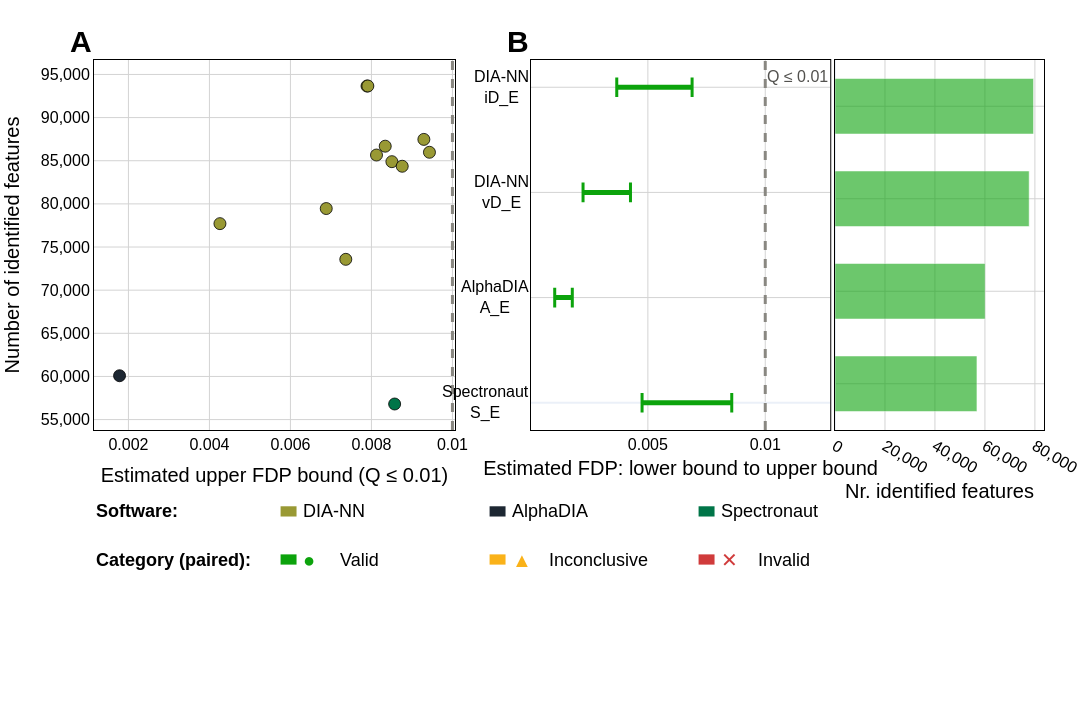

Notebook source saved alongside this figure:
### Code cell
# ---- Global layout, save, show ----
# Height scales with the number of forest rows -- now every datapoint gets its own row (no more
# collapsing to one row per tool), so this can be much taller than a fixed size would allow for.
_n_forest_rows = len(_fig_forest.layout.yaxis.tickvals)
_fig_height = max(680, 50 * _n_forest_rows + 510)

combined_fig.update_layout(
    **_BASE_LAYOUT,
    template="plotly_white",
    width=1500,
    height=_fig_height,
    showlegend=False,
    margin=dict(l=90, r=40, t=60, b=280),
)

_save_figure(combined_fig, "entrapment_combined_threshold")
combined_fig.show()

### Figure 1 — Plotly figure (JSON) as saved in the notebook; plotly's stock layout.template omitted (floating-point values rounded to 4 significant figures)
{"data": [{"hovertemplate": "AlphaDIA (valid)<br>x: %{x:.4f}<br>y: %{y:,}<extra></extra>", "legendgroup": "AlphaDIA", "marker": {"color": "#1D2732", "line": {"color": "black", "width": 0.8}, "size": 12, "symbol": "circle"}, "mode": "markers", "name": "AlphaDIA", "showlegend": false, "type": "scatter", "x": [0.001781], "xaxis": "x", "y": [60084], "yaxis": "y"}, {"hovertemplate": "DIA-NN (valid)<br>x: %{x:.4f}<br>y: %{y:,}<extra></extra>", "legendgroup": "DIA-NN", "marker": {"color": "#999934", "line": {"color": "black", "width": 0.8}, "size": 12, "symbol": "circle"}, "mode": "markers", "name": "DIA-NN", "showlegend": false, "type": "scatter", "x": [0.004259, 0.009294, 0.007367, 0.009432, 0.008505, 0.008341, 0.008125, 0.00876, 0.006884, 0.007891, 0.007912], "xaxis": "x", "y": [77710, 87473, 73573, 85980, 84893, 86685, 85661, 84360, 79458, 93656, 93661], "yaxis": "y"}, {"hovertemplate": "Spectronaut (valid)<br>x: %{x:.4f}<br>y: %{y:,}<extra></extra>", "legendgroup": "Spectronaut", "marker": {"color": "#007548", "line": {"color": "black", "width": 0.8}, "size": 12, "symbol": "circle"}, "mode": "markers", "name": "Spectronaut", "showlegend": false, "type": "scatter", "x": [0.008573], "xaxis": "x", "y": [56807], "yaxis": "y"}, {"legend": "legend2", "marker": {"color": "#444444", "line": {"color": "black", "width": 0.8}, "size": 12, "symbol": "circle"}, "mode": "markers", "name": "Valid", "showlegend": false, "type": "scatter", "x": [null], "xaxis": "x", "y": [null], "yaxis": "y"}, {"legend": "legend2", "marker": {"color": "#444444", "line": {"color": "black", "width": 0.8}, "size": 12, "symbol": "triangle-up"}, "mode": "markers", "name": "Inconclusive", "showlegend": false, "type": "scatter", "x": [null], "xaxis": "x", "y": [null], "yaxis": "y"}, {"legend": "legend2", "marker": {"color": "#444444", "line": {"color": "black", "width": 0.8}, "size": 12, "symbol": "x"}, "mode": "markers", "name": "Invalid", "showlegend": false, "type": "scatter", "x": [null], "xaxis": "x", "y": [null], "yaxis": "y"}, {"hoverinfo": "skip", "legendgroup": "valid", "line": {"color": "#0ca30c", "width": 5}, "mode": "lines", "name": "Valid", "showlegend": false, "type": "scatter", "x": [0.004753, 0.008573, null, 0.001032, 0.001781, null, 0.002239, 0.004259, null, 0.003675, 0.006884, null], "xaxis": "x2", "y": [0, 0, null, 1, 1, null, 2, 2, null, 3, 3, null], "yaxis": "y2"}, {"customdata": [["Spectronaut<br>S_E", "Lower bound"], ["AlphaDIA<br>A_E", "Lower bound"], ["DIA-NN<br>vD_E", "Lower bound"], ["DIA-NN<br>iD_E", "Lower bound"], ["Spectronaut<br>S_E", "Upper bound"], ["AlphaDIA<br>A_E", "Upper bound"], ["DIA-NN<br>vD_E", "Upper bound"], ["DIA-NN<br>iD_E", "Upper bound"]], "hovertemplate": "%{customdata[0]} (valid)<br>%{customdata[1]}: %{x:.4f}<extra></extra>", "legendgroup": "valid", "marker": {"line": {"color": "#0ca30c", "width": 3}, "size": 14, "symbol": "line-ns"}, "mode": "markers", "showlegend": false, "type": "scatter", "x": [0.004753, 0.001032, 0.002239, 0.003675, 0.008573, 0.001781, 0.004259, 0.006884], "xaxis": "x2", "y": [0, 1, 2, 3, 0, 1, 2, 3], "yaxis": "y2"}, {"customdata": ["Spectronaut<br>S_E", "AlphaDIA<br>A_E", "DIA-NN<br>vD_E", "DIA-NN<br>iD_E"], "hovertemplate": "%{customdata}<br>%{x:,} identified features<extra></extra>", "marker": {"color": ["#0ca30c", "#0ca30c", "#0ca30c", "#0ca30c"], "opacity": 0.6}, "orientation": "h", "showlegend": false, "type": "bar", "width": 0.6, "x": [56807, 60084, 77710, 79458], "xaxis": "x3", "y": [0, 1, 2, 3], "yaxis": "y3"}], "layout": {"annotations": [{"font": {"color": "black", "size": 30}, "showarrow": false, "text": "<b>A</b>", "x": 0, "xanchor": "right", "xref": "x domain", "y": 1, "yanchor": "bottom", "yref": "y domain"}, {"font": {"color": "#52514e", "size": 16}, "showarrow": false, "text": "Q ≤ 0.01", "x": 0.01, "xanchor": "left", "xref": "x2", "y": 3, "yanchor": "bottom", "yref": "y2"}, {"align": "center", "font": {"color": "black", "size": 16}, "showarrow": false, "text": "Spectronaut<br>S_E", "x": 0, "xanchor": "right", "xref": "x2 domain", "y": 0, "yanchor": "middle", "yref": "y2"}, {"align": "center", "font": {"color": "black", "size": 16}, "showarrow": false, "text": "AlphaDIA<br>A_E", "x": 0, "xanchor": "right", "xref": "x2 domain", "y": 1, "yanchor": "middle", "yref": "y2"}, {"align": "center", "font": {"color": "black", "size": 16}, "showarrow": false, "text": "DIA-NN<br>vD_E", "x": 0, "xanchor": "right", "xref": "x2 domain", "y": 2, "yanchor": "middle", "yref": "y2"}, {"align": "center", "font": {"color": "black", "size": 16}, "showarrow": false, "text": "DIA-NN<br>iD_E", "x": 0, "xanchor": "right", "xref": "x2 domain", "y": 3, "yanchor": "middle", "yref": "y2"}, {"font": {"color": "black", "size": 30}, "showarrow": false, "text": "<b>B</b>", "x": 0, "xanchor": "right", "xref": "x2 domain", "y": 1, "yanchor": "bottom", "yref": "y2 domain"}, {"font": {"size": 18}, "showarrow": false, "text": "<b>Software:</b>", "x": 0, "xanchor": "left", "xref": "paper", "y": -0.22, "yanchor": "middle", "yref": "paper"}, {"font": {"size": 18}, "showarrow": false, "text": "DIA-NN", "x": 0.218, "xanchor": "left", "xref": "paper", "y": -0.22, "yanchor": "middle", "yref": "paper"}, {"font": {"size": 18}, "showarrow": false, "text": "AlphaDIA", "x": 0.438, "xanchor": "left", "xref": "paper", "y": -0.22, "yanchor": "middle", "yref": "paper"}, {"font": {"size": 18}, "showarrow": false, "text": "Spectronaut", "x": 0.658, "xanchor": "left", "xref": "paper", "y": -0.22, "yanchor": "middle", "yref": "paper"}, {"font": {"size": 18}, "showarrow": false, "text": "<b>Category (paired):</b>", "x": 0, "xanchor": "left", "xref": "paper", "y": -0.35, "yanchor": "middle", "yref": "paper"}, {"font": {"color": "#0ca30c", "size": 20}, "showarrow": false, "text": "●", "x": 0.218, "xanchor": "left", "xref": "paper", "y": -0.35, "yanchor": "middle", "yref": "paper"}, {"font": {"size": 18}, "showarrow": false, "text": "Valid", "x": 0.2564, "xanchor": "left", "xref": "paper", "y": -0.35, "yanchor": "middle", "yref": "paper"}, {"font": {"color": "#fab219", "size": 20}, "showarrow": false, "text": "▲", "x": 0.438, "xanchor": "left", "xref": "paper", "y": -0.35, "yanchor": "middle", "yref": "paper"}, {"font": {"size": 18}, "showarrow": false, "text": "Inconclusive", "x": 0.4764, "xanchor": "left", "xref": "paper", "y": -0.35, "yanchor": "middle", "yref": "paper"}, {"font": {"color": "#d03b3b", "size": 20}, "showarrow": false, "text": "✕", "x": 0.658, "xanchor": "left", "xref": "paper", "y": -0.35, "yanchor": "middle", "yref": "paper"}, {"font": {"size": 18}, "showarrow": false, "text": "Invalid", "x": 0.6964, "xanchor": "left", "xref": "paper", "y": -0.35, "yanchor": "middle", "yref": "paper"}], "font": {"color": "black", "family": "Arial, sans-serif", "size": 17}, "height": 710, "margin": {"b": 280, "l": 90, "r": 40, "t": 60}, "paper_bgcolor": "white", "plot_bgcolor": "white", "shapes": [{"line": {"color": "#898781", "dash": "dash", "width": 3}, "type": "line", "x0": 0.01, "x1": 0.01, "xref": "x", "y0": 0, "y1": 1, "yref": "y domain"}, {"line": {"color": "#898781", "dash": "dash", "width": 3}, "type": "line", "x0": 0.01, "x1": 0.01, "xref": "x2", "y0": 0, "y1": 1, "yref": "y2 domain"}, {"fillcolor": "#999934", "layer": "above", "line": {"width": 0}, "type": "rect", "x0": 0.1964, "x1": 0.2132, "xref": "paper", "y0": -0.2338, "y1": -0.2062, "yref": "paper"}, {"fillcolor": "#1D2732", "layer": "above", "line": {"width": 0}, "type": "rect", "x0": 0.4164, "x1": 0.4332, "xref": "paper", "y0": -0.2338, "y1": -0.2062, "yref": "paper"}, {"fillcolor": "#007548", "layer": "above", "line": {"width": 0}, "type": "rect", "x0": 0.6364, "x1": 0.6532, "xref": "paper", "y0": -0.2338, "y1": -0.2062, "yref": "paper"}, {"fillcolor": "#0ca30c", "layer": "above", "line": {"width": 0}, "type": "rect", "x0": 0.1964, "x1": 0.2132, "xref": "paper", "y0": -0.3638, "y1": -0.3362, "yref": "paper"}, {"fillcolor": "#fab219", "layer": "above", "line": {"width": 0}, "type": "rect", "x0": 0.4164, "x1": 0.4332, "xref": "paper", "y0": -0.3638, "y1": -0.3362, "yref": "paper"}, {"fillcolor": "#d03b3b", "layer": "above", "line": {"width": 0}, "type": "rect", "x0": 0.6364, "x1": 0.6532, "xref": "paper", "y0": -0.3638, "y1": -0.3362, "yref": "paper"}], "showlegend": false, "width": 1500, "xaxis": {"anchor": "y", "domain": [0, 0.38], "gridcolor": "lightgray", "gridwidth": 1, "linecolor": "black", "linewidth": 1, "mirror": true, "showline": true, "tickfont": {"size": 16}, "title": {"font": {"size": 20}, "text": "Estimated upper FDP bound (Q ≤ 0.01)"}}, "xaxis2": {"anchor": "y2", "domain": [0.46, 0.775], "gridcolor": "lightgray", "gridwidth": 1, "linecolor": "black", "linewidth": 1, "mirror": true, "showline": true, "tickfont": {"size": 16}, "title": {"font": {"size": 20}, "standoff": 8, "text": "Estimated FDP: lower bound to upper bound"}}, "xaxis3": {"anchor": "y3", "domain": [0.78, 1], "gridcolor": "lightgray", "gridwidth": 1, "linecolor": "black", "linewidth": 1, "mirror": true, "showline": true, "tickfont": {"size": 16}, "tickformat": ",", "title": {"font": {"size": 20}, "standoff": 8, "text": "Nr. identified features"}}, "yaxis": {"anchor": "x", "domain": [0, 1], "gridcolor": "lightgray", "gridwidth": 1, "linecolor": "black", "linewidth": 1, "mirror": true, "showline": true, "tickfont": {"size": 16}, "tickformat": ",", "title": {"font": {"size": 20}, "text": "Number of identified features"}}, "yaxis2": {"anchor": "x2", "domain": [0, 1], "gridcolor": "lightgray", "gridwidth": 1, "linecolor": "black", "linewidth": 1, "mirror": true, "showline": true, "showticklabels": false, "tickfont": {"size": 16}, "tickvals": [0, 1, 2, 3], "title": {"font": {"size": 20}}}, "yaxis3": {"anchor": "x3", "domain": [0, 1], "gridcolor": "lightgray", "gridwidth": 1, "linecolor": "black", "linewidth": 1, "mirror": true, "showline": true, "showticklabels": false, "tickfont": {"size": 16}, "tickvals": [0, 1, 2, 3], "title": {"font": {"size": 20}}}}}
